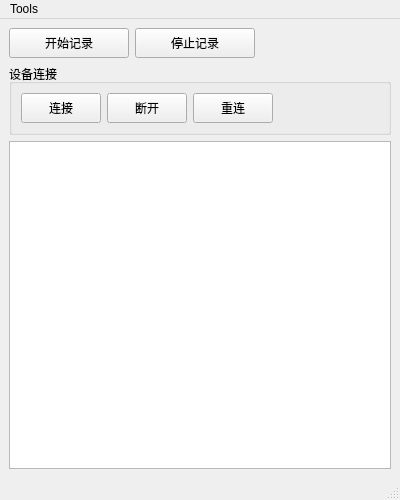
<?xml version='1.0' encoding='UTF-8'?>
<ui version="4.0">
 <class>MainWindow</class>
 <widget class="QMainWindow" name="MainWindow">
  <property name="geometry">
   <rect>
    <x>0</x>
    <y>0</y>
    <width>400</width>
    <height>500</height>
   </rect>
  </property>
  <property name="windowTitle">
   <string>MainWindow</string>
  </property>
  <widget class="QWidget" name="centralwidget">
   <layout class="QVBoxLayout" name="verticalLayout">
    <item>
     <layout class="QHBoxLayout" name="horizontalLayout">
      <item>
       <widget class="QPushButton" name="btn_open_com">
        <property name="text">
         <string>开始记录</string>
        </property>
        <property name="minimumSize">
         <size>
          <width>120</width>
          <height>30</height>
         </size>
        </property>
       </widget>
      </item>
      <item>
       <widget class="QPushButton" name="btn_close_com">
        <property name="text">
         <string>停止记录</string>
        </property>
        <property name="minimumSize">
         <size>
          <width>120</width>
          <height>30</height>
         </size>
        </property>
       </widget>
      </item>
      <item>
       <spacer name="horizontalSpacer">
        <property name="orientation">
         <enum>Qt::Horizontal</enum>
        </property>
        <property name="sizeHint" stdset="0">
         <size>
          <width>40</width>
          <height>20</height>
         </size>
        </property>
       </spacer>
      </item>
     </layout>
    </item>
    <item>
     <widget class="QGroupBox" name="groupBox_connect">
      <property name="title">
       <string>设备连接</string>
      </property>
      <layout class="QHBoxLayout" name="horizontalLayout_connect">
       <item>
        <widget class="QPushButton" name="btn_con_dev">
         <property name="text">
          <string>连接</string>
         </property>
         <property name="minimumSize">
          <size>
           <width>80</width>
           <height>30</height>
          </size>
         </property>
        </widget>
       </item>
       <item>
        <widget class="QPushButton" name="btn_stop_disconnect">
         <property name="text">
          <string>断开</string>
         </property>
         <property name="minimumSize">
          <size>
           <width>80</width>
           <height>30</height>
          </size>
         </property>
        </widget>
       </item>
       <item>
        <widget class="QPushButton" name="btn_reconnect">
         <property name="text">
          <string>重连</string>
         </property>
         <property name="minimumSize">
          <size>
           <width>80</width>
           <height>30</height>
          </size>
         </property>
        </widget>
       </item>
       <item>
        <spacer name="horizontalSpacer_connect">
         <property name="orientation">
          <enum>Qt::Horizontal</enum>
         </property>
         <property name="sizeHint" stdset="0">
          <size>
           <width>40</width>
           <height>20</height>
          </size>
         </property>
        </spacer>
       </item>
      </layout>
     </widget>
    </item>
    <item>
     </item>
    <item>
     </item>
    <item>
     </item>
    <item>
     <widget class="QTextBrowser" name="textBrowser_evt_log" />
    </item>
   </layout>
  </widget>
  <widget class="QMenuBar" name="menubar">
   <property name="geometry">
    <rect>
     <x>0</x>
     <y>0</y>
     <width>400</width>
     <height>22</height>
    </rect>
   </property>
   <widget class="QMenu" name="menuTools">
    <property name="title">
     <string>Tools</string>
    </property>
    <addaction name="action_flash_led" />
   </widget>
   <addaction name="menuTools" />
  </widget>
  <widget class="QStatusBar" name="statusbar" />
  <action name="action_flash_led">
   <property name="text">
    <string>flash led</string>
   </property>
  </action>
 </widget>
 <resources />
 <connections />
</ui>
